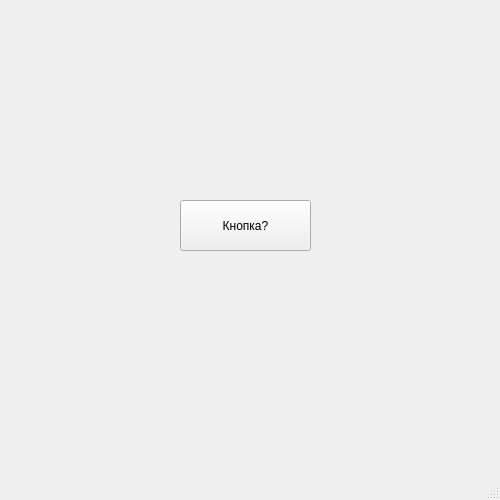
<?xml version="1.0" encoding="UTF-8"?>
<ui version="4.0">
 <class>MainWindow</class>
 <widget class="QMainWindow" name="MainWindow">
  <property name="geometry">
   <rect>
    <x>0</x>
    <y>0</y>
    <width>500</width>
    <height>500</height>
   </rect>
  </property>
  <property name="windowTitle">
   <string>MainWindow</string>
  </property>
  <widget class="QWidget" name="centralwidget">
   <widget class="QPushButton" name="draw_btn">
    <property name="geometry">
     <rect>
      <x>180</x>
      <y>200</y>
      <width>131</width>
      <height>51</height>
     </rect>
    </property>
    <property name="text">
     <string>Кнопка?</string>
    </property>
   </widget>
  </widget>
  <widget class="QMenuBar" name="menubar">
   <property name="geometry">
    <rect>
     <x>0</x>
     <y>0</y>
     <width>500</width>
     <height>19</height>
    </rect>
   </property>
  </widget>
  <widget class="QStatusBar" name="statusbar"/>
 </widget>
 <resources/>
 <connections/>
</ui>
